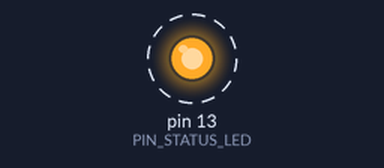
The program below on a simulated Arduino Uno, built with avr-gcc and run on an emulated ATmega328P. Shown: output pins drawn as LEDs (lit = HIGH). Dashed ring = blinking.

Above: at 1.0 s.
Timing chart, 0 to 5.1 s (numbered marks = the images above):
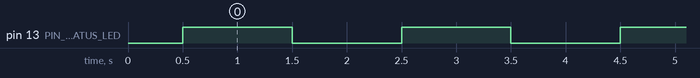

The program:

main.cpp
```cpp
#include <Arduino.h>

#define DEBUG 0
#include "addons/debug.h"

// --- PARAMETRY KONFIGURACYJNE ---
#define SERIAL_BAUD_RATE    9600
#define PIN_STATUS_LED      LED_BUILTIN

// --- CZASY CYKLU PRACY ---
#define MS_BLINK_ACTIVE     1000
#define MS_BLINK_INACTIVE   1000
#define MS_BOOT_DELAY       500

void setup() {
    // Używamy makra z debug.h, ale parametry płyną z naszych define
    LOG_INIT(SERIAL_BAUD_RATE);

    // Krótka zwłoka na ustabilizowanie portu po stronie PC
    delay(MS_BOOT_DELAY);

    pinMode(PIN_STATUS_LED, OUTPUT);

    LOG(L_INFO, "System wystartowal. Wszystkie parametry sparametryzowane.");
    LOG(L_DEBUG, "Baudrate ustawiony na: " + String(SERIAL_BAUD_RATE));
}

void loop() {
    // Faza: WŁĄCZONY
    digitalWrite(PIN_STATUS_LED, HIGH);
    LOG(L_INFO, "LED STATUS: HIGH");
    delay(MS_BLINK_ACTIVE);

    // Faza: WYŁĄCZONY
    digitalWrite(PIN_STATUS_LED, LOW);
    LOG(L_INFO, "LED STATUS: LOW");
    LOG_RAW("Wyłączam LED, czekam na ponowne włączenie...\n");
    delay(MS_BLINK_INACTIVE);
}
```

debug.h
```cpp
#pragma once
#include <Arduino.h>
#include "vt100.h"

// Poziomy logowania z kolorami
#define L_INFO    F_B_GREEN  "INFO"  VT_RESET
#define L_WARN    F_B_YELLOW "WARN"  VT_RESET
#define L_ERROR   F_B_RED    "ERROR" VT_RESET
#define L_DEBUG   F_B_CYAN   "DEBUG" VT_RESET

#if DEBUG == 1
    #define LOG_INIT(baud) { Serial.begin(baud); while(!Serial); }
    #define LOG(level, msg) { \
        Serial.print("["); Serial.print(millis()); Serial.print("] "); \
        Serial.print("["); Serial.print(level); Serial.print("] "); \
        Serial.println(msg); \
    }
    // Dodatkowe makro do logowania bez nowej linii
    #define LOG_RAW(msg) { Serial.print(msg); }
#else
    #define LOG_INIT(baud)
    #define LOG(level, msg)
    #define LOG_RAW(msg)
#endif
```

vt100.h
```cpp
#pragma once

// --- RESET ---
#define VT_RESET           "\x1B[0m"

// --- STYLE ---
#define VT_BOLD            "\x1B[1m"
#define VT_DIM             "\x1B[2m"
#define VT_ITALIC          "\x1B[3m"
#define VT_UNDERLINE       "\x1B[4m"
#define VT_BLINK           "\x1B[5m"
#define VT_REVERSE         "\x1B[7m"
#define VT_HIDDEN          "\x1B[8m"

// --- KOLORY TEKSTU (Standard) ---
#define F_BLACK            "\x1B[30m"
#define F_RED              "\x1B[31m"
#define F_GREEN            "\x1B[32m"
#define F_YELLOW           "\x1B[33m"
#define F_BLUE             "\x1B[34m"
#define F_MAGENTA          "\x1B[35m"
#define F_CYAN             "\x1B[36m"
#define F_WHITE            "\x1B[37m"

// --- KOLORY TEKSTU (Jasne/Intensywne) ---
#define F_B_BLACK          "\x1B[90m"
#define F_B_RED            "\x1B[91m"
#define F_B_GREEN          "\x1B[92m"
#define F_B_YELLOW         "\x1B[93m"
#define F_B_BLUE           "\x1B[94m"
#define F_B_MAGENTA        "\x1B[95m"
#define F_B_CYAN           "\x1B[96m"
#define F_B_WHITE          "\x1B[97m"

// --- KOLORY TŁA ---
#define B_BLACK            "\x1B[40m"
#define B_RED              "\x1B[41m"
#define B_GREEN            "\x1B[42m"
#define B_YELLOW           "\x1B[43m"
#define B_BLUE             "\x1B[44m"
#define B_MAGENTA          "\x1B[45m"
#define B_CYAN             "\x1B[46m"
#define B_WHITE            "\x1B[47m"

// --- STEROWANIE KURSORAMI I EKRANEM ---
#define VT_CLR_SCREEN      "\x1B[2J"
#define VT_CLR_TO_EOS      "\x1B[J"   // Czyść od kursora do końca ekranu
#define VT_CLR_LINE        "\x1B[2K"  // Czyść całą linię
#define VT_CLR_TO_EOL      "\x1B[K"   // Czyść od kursora do końca linii
#define VT_CURSOR_HOME     "\x1B[H"
#define VT_SAVE_CURSOR     "\x1B[s"
#define VT_RESTORE_CURSOR  "\x1B[u"
#define VT_LINE_UP         "\x1B[A"
#define VT_LINE_DOWN       "\x1B[B"
#define VT_CHAR_RIGHT      "\x1B[C"
#define VT_CHAR_LEFT       "\x1B[D"

// Makro do ustawiania kursora w konkretnym miejscu (Y, X)
#define VT_GOTO(y,x)       Serial.print("\x1B["); Serial.print(y); Serial.print(";"); Serial.print(x); Serial.print("H")
```

Measured:
- by itself, pin 13 (PIN_STATUS_LED): alternates HIGH for 1.0 s and LOW for 1.0 s
